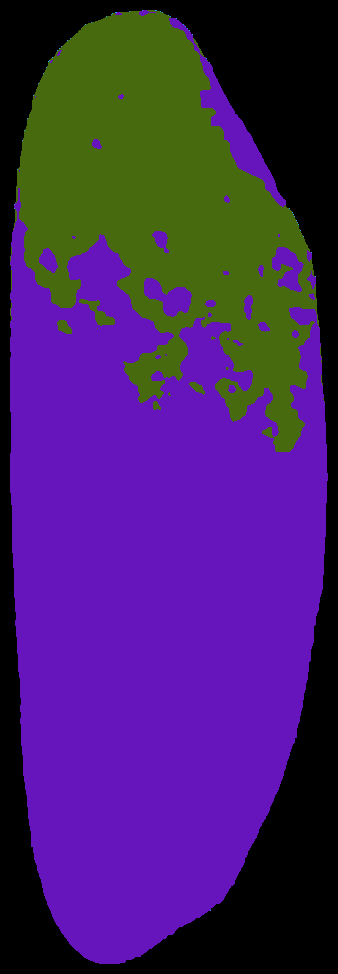
#> input picture data/predictions/DSC00228.JPG.png, 338 x 974 px
$ python normalize_colors.py
#> lines starting #> are read from the running program, lines starting #| are printed output that depends on the picture; after the words box and inside, x2 and y2 are one past the last pixel; in counts of white or black regions, pixels touching at a corner belong together
### src/postprocessing/utils.py
"""
Utility functions for color processing and image manipulation.

This module provides functions to quantize colors, find unique colors,
and replace colors in segmented images.
"""

import cv2
import numpy as np
from sklearn.cluster import KMeans


# [54 lines left out: functions quantize_colors, find_unique_colors, not called in this run]


def replace_color_exact(image, target_color, replacement_color):
    """
    Replace all instances of a target color with a replacement color.

    Args:
        image (numpy.ndarray): Input image in BGR format
        target_color (tuple): BGR values of color to replace (B, G, R)
        replacement_color (tuple): BGR values of replacement color (B, G, R)

    Returns:
        numpy.ndarray: Image with colors replaced (modifies in-place)
    """
    # Ensure colors are in correct format
    target_color = np.array(target_color, dtype=np.uint8)
    replacement_color = np.array(replacement_color, dtype=np.uint8)

    # Create a mask where the target color matches exactly
    mask = np.all(image == target_color, axis=-1)

    # Replace the target color with the replacement color
    image[mask] = replacement_color

    return image


def quantize_to_fixed_palette(image, color_palette):
    """
    Quantize an image to a fixed color palette by assigning each pixel
    to the nearest color in the palette.

    This ensures ALL images use the exact same colors, preventing variations
    in K-means clustering across different images.

    Args:
        image (numpy.ndarray): Input image in BGR format (height, width, 3)
        color_palette (list or numpy.ndarray): Fixed palette of BGR colors to use

    Returns:
        numpy.ndarray: Quantized image using only colors from the palette (uint8, BGR)
    """
    # Ensure palette is numpy array
    palette = np.array(color_palette, dtype=np.float32)

    # Reshape image to list of pixels
    pixels = image.reshape(-1, 3).astype(np.float32)

    # For each pixel, find the nearest color in the palette
    # Using vectorized distance calculation for speed
    quantized_labels = np.zeros(len(pixels), dtype=np.int32)

    for i, pixel in enumerate(pixels):
        # Calculate Euclidean distance to each palette color
        distances = np.sqrt(np.sum((palette - pixel) ** 2, axis=1))
        # Assign to nearest color
        quantized_labels[i] = np.argmin(distances)

    # Map labels back to colors
    quantized_pixels = palette[quantized_labels].astype(np.uint8)
    quantized_image = quantized_pixels.reshape(image.shape)

    return quantized_image


# [18 lines left out: function print_colors_for_inspection, not called in this run]

### src/postprocessing/normalize_colors.py
"""
Script to normalize colors in segmented predictions.

This script takes raw predictions from unsupervised segmentation and normalizes
the colors to a consistent scheme:
- Defect pixels -> dark grey
- Healthy grain pixels -> whitish rice color
- Background (black) -> stays black

Usage:
    1. Run this script with INSPECT_MODE = True to see unique colors
    2. Manually set the color mappings below
    3. Run again with INSPECT_MODE = False to process all images
"""

import os
import cv2
import numpy as np
from utils import (
    quantize_colors,
    quantize_to_fixed_palette,
    find_unique_colors,
    replace_color_exact,
    print_colors_for_inspection
)


# ============================= CONFIGURATION =============================

# Set to True to inspect colors, False to process all images
INSPECT_MODE = False

# Sample image to inspect (used when INSPECT_MODE = True)
SAMPLE_IMAGE = "DSC01902.JPG.png"

# Number of colors to quantize to (typically 3: background, healthy, defect)
N_COLORS = 4

# Define standard output colors (in BGR format)
DEFECT_COLOR_BGR = (99, 96, 90)          # Dark grey for defects
HEALTHY_RICE_COLOR_BGR = (245, 237, 211)  # Whitish rice color for healthy grain
BACKGROUND_COLOR_BGR = (0, 0, 0)         # Black background stays black

# ============================= COLOR MAPPING =============================
# MANUALLY SET THESE AFTER INSPECTING COLORS

# IMPORTANT: This palette MUST match exactly what you see in inspection mode
# These are the ONLY colors that will exist after quantization
COLOR_PALETTE = [
    (0, 0, 0),        # Background - always black
    (14, 106, 70),    # Color 1 - UPDATE after inspection
    (188, 19, 101),   # Color 2 - UPDATE after inspection
    (235, 156, 36),   # Color 3 - UPDATE after inspection
]

# Now specify which colors from the palette are defects vs healthy
# These MUST be colors that exist in COLOR_PALETTE above
DEFECT_COLORS_TO_REPLACE = [
    (14, 106, 70),
    (235, 156, 36)
]

HEALTHY_COLORS_TO_REPLACE = [
    (188, 19, 101),
]

# =========================================================================


# [54 lines left out: function inspect_sample_image, not called in this run]


def normalize_predictions(predictions_dir, output_dir, color_palette,
                         defect_colors, healthy_colors,
                         defect_output_color, healthy_output_color):
    """
    Normalize all predictions by replacing colors according to the mapping.

    Uses a FIXED COLOR PALETTE to ensure all images have identical colors.

    Args:
        predictions_dir (str): Directory containing raw predictions
        output_dir (str): Directory to save normalized predictions
        color_palette (list): Fixed BGR color palette to use for ALL images
        defect_colors (list): List of BGR tuples representing defect colors
        healthy_colors (list): List of BGR tuples representing healthy colors
        defect_output_color (tuple): BGR color to use for defects
        healthy_output_color (tuple): BGR color to use for healthy grain
    """
#> called with predictions_dir = 'data/predictions', output_dir = 'data/predictions-post-processed', defect_output_color = (99, 96, 90), healthy_output_color = (245, 237, 211)
    # Create output directory if it doesn't exist
    os.makedirs(output_dir, exist_ok=True)

    # Validate that defect/healthy colors are in the palette
    palette_set = set(tuple(c) for c in color_palette)
    for color in defect_colors:
        if tuple(color) not in palette_set:
            print(f"WARNING: Defect color {color} not in COLOR_PALETTE!")
    for color in healthy_colors:
        if tuple(color) not in palette_set:
            print(f"WARNING: Healthy color {color} not in COLOR_PALETTE!")

    # Get all image files
    image_files = [f for f in os.listdir(predictions_dir)
                   if f.lower().endswith(('.png', '.jpg', '.jpeg'))]

    print(f"\n{'='*60}")
    print(f"NORMALIZING {len(image_files)} PREDICTIONS")
    print(f"{'='*60}\n")

    print(f"Configuration:")
    print(f"  Fixed color palette: {color_palette}")
    print(f"  Defect colors to replace: {defect_colors}")
    print(f"  Healthy colors to replace: {healthy_colors}")
    print(f"  Output defect color: {defect_output_color}")
    print(f"  Output healthy color: {healthy_output_color}\n")

    processed_count = 0
    skipped_count = 0

    for img_name in image_files:
        img_path = os.path.join(predictions_dir, img_name)

        try:
            # Load image
            img = cv2.imread(img_path)
#> img is the input picture: shape (974, 338, 3); mean B, G, R 103, 32.9, 69.2
            if img is None:
                print(f"  ✗ {img_name}: Could not read")
                skipped_count += 1
                continue

            # Quantize to FIXED palette - ensures all images have exact same colors
            quantized_img = quantize_to_fixed_palette(img, color_palette)

            # Replace defect colors
            for color in defect_colors:
                quantized_img = replace_color_exact(quantized_img, tuple(color), defect_output_color)
#> this loop made 2 passes
#> pass 1, in replace_color_exact, `mask = np.all(image == target_color, axis=-1)`:
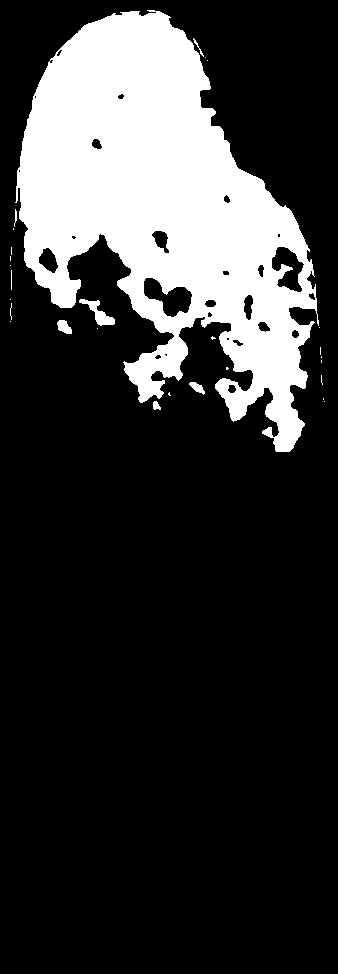
#> mask: shape (974, 338) bool; 21% white; 28 white regions (20 under 20 px), largest, box (x1, y1, x2, y2) and area: (15, 10, 319, 452) 68344, (79, 299, 115, 326) 348, (57, 320, 72, 334) 144
#> pass 1, in normalize_predictions, `quantized_img = replace_color_exact(quantized_img, tuple(color), defec..`:
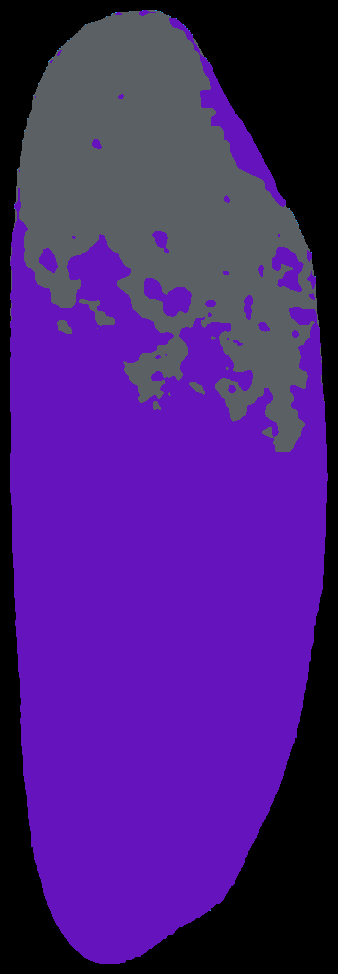
#> quantized_img: shape (974, 338, 3); mean B, G, R 120.8, 30.3, 72.6
#> pass 2, in replace_color_exact (call 2), `mask = np.all(image == target_color, axis=-1)`:
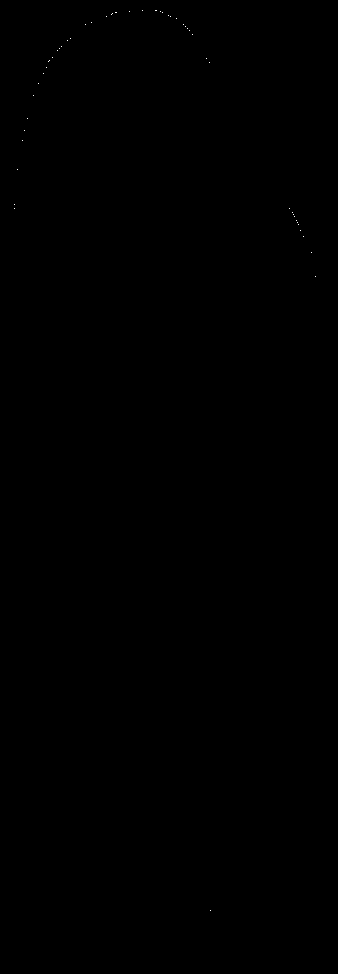
#> mask: shape (974, 338) bool; 0.02% white in thin lines or dots, all inside (x1, y1, x2, y2) = (14, 10, 316, 911)

            # Replace healthy grain colors
            for color in healthy_colors:
                quantized_img = replace_color_exact(quantized_img, tuple(color), healthy_output_color)
#> this loop made 1 pass
#> pass 1, in replace_color_exact (call 3), `mask = np.all(image == target_color, axis=-1)`:
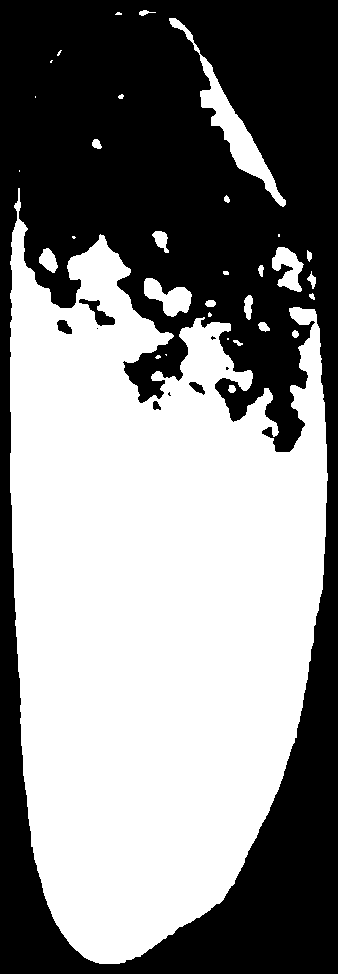
#> mask: shape (974, 338) bool; 53.2% white; 9 black regions (4 under 20 px), largest, box (x1, y1, x2, y2) and area: (0, 0, 338, 974) 153470, (79, 299, 115, 326) 348, (57, 320, 72, 334) 144, (189, 382, 205, 395) 105, (153, 401, 161, 410) 52
#> pass 1, in normalize_predictions, `quantized_img = replace_color_exact(quantized_img, tuple(color), healt..`:
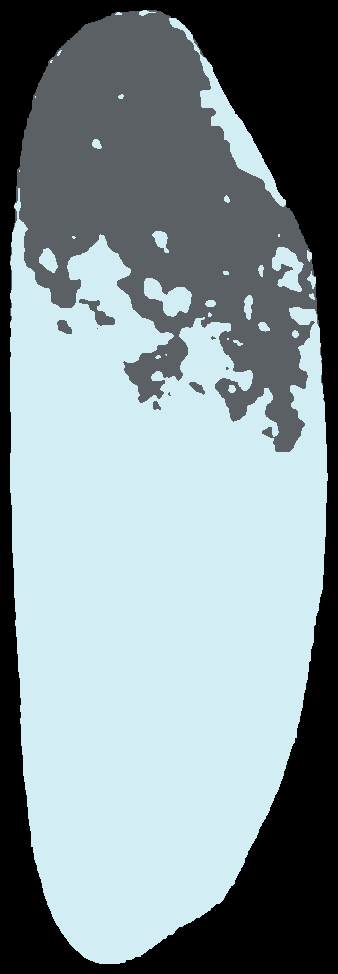
#> quantized_img: shape (974, 338, 3); mean B, G, R 151.1, 146.2, 131.1

            # Save normalized image
            output_path = os.path.join(output_dir, img_name)
            cv2.imwrite(output_path, quantized_img)

            processed_count += 1
            if processed_count % 10 == 0:
                print(f"  Processed {processed_count}/{len(image_files)}...")

        except Exception as e:
            print(f"  ✗ {img_name}: Error - {e}")
            skipped_count += 1
#> pass 2 of the loop in normalize_predictions, `for img_name in image_files:`:
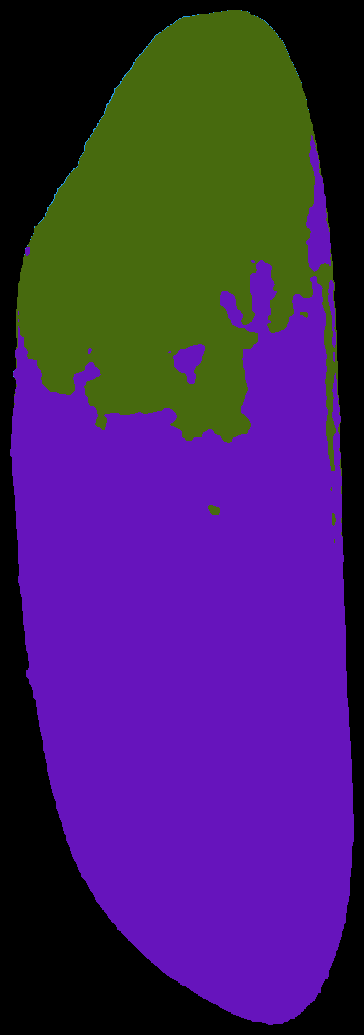
#> input picture data/predictions/DSC01529.JPG.png, 364 x 1035 px
#> in normalize_predictions, img is the input picture: shape (1035, 364, 3); mean B, G, R 96.4, 35, 67.2
#> quantized_image: shape (1035, 364, 3)
#> the loop in normalize_predictions, `for color in defect_colors:` made 2 passes
#> pass 1, in replace_color_exact (call 4), `mask = np.all(image == target_color, axis=-1)`:
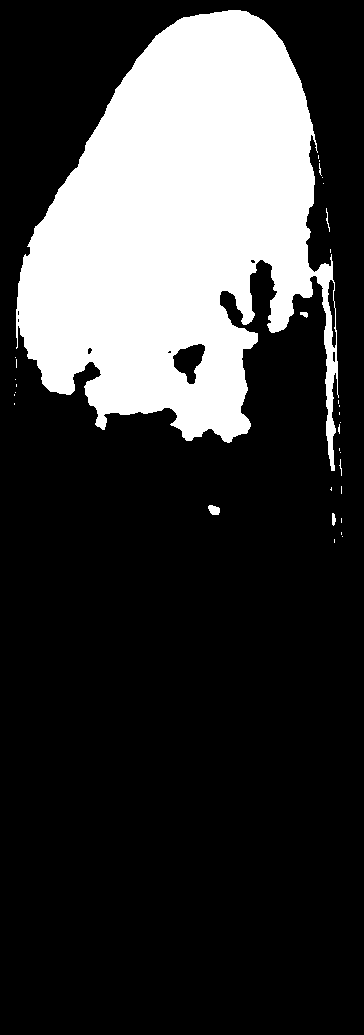
#> mask: shape (1035, 364) bool; 23.6% white; 32 white regions (27 under 20 px), largest, box (x1, y1, x2, y2) and area: (16, 10, 339, 471) 88692, (208, 505, 220, 515) 92, (332, 513, 336, 526) 40, (300, 312, 308, 318) 33, (326, 208, 330, 232) 30
#> the loop in normalize_predictions, `for color in healthy_colors:` made 1 pass
#> pass 1, in normalize_predictions, `quantized_img = replace_color_exact(quantized_img, tuple(color), healt..`:
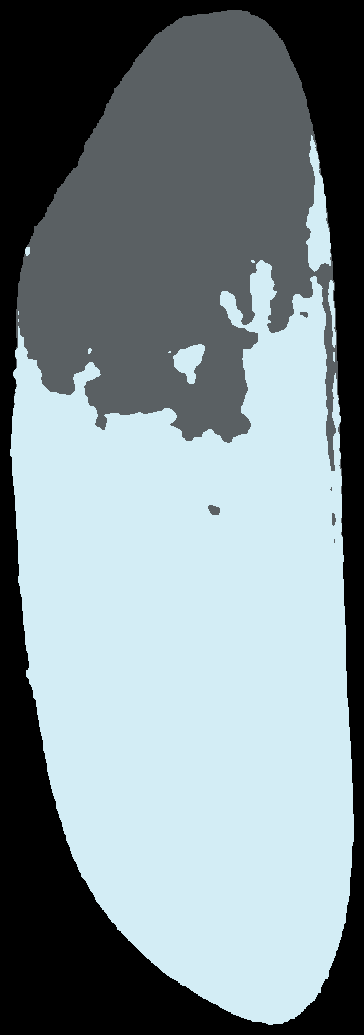
#> quantized_img: shape (1035, 364, 3); mean B, G, R 144.6, 139.9, 125.6
#> pass 3 of the loop in normalize_predictions, `for img_name in image_files:`:
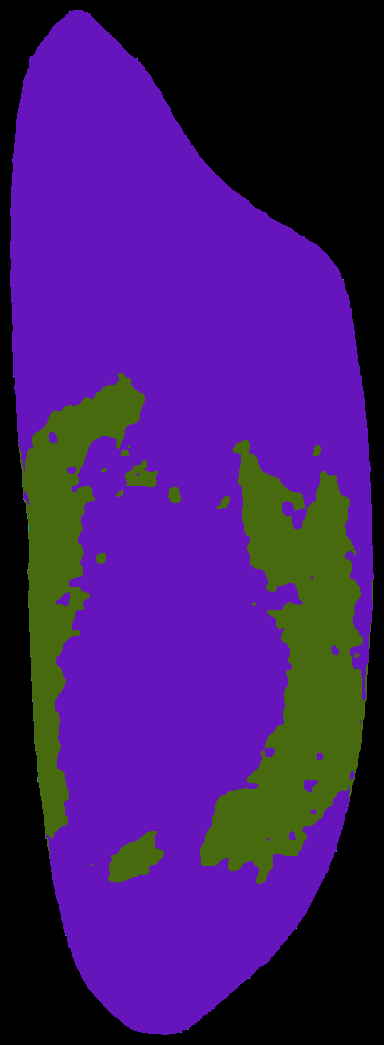
#> input picture data/predictions/DSC01900.JPG.png, 384 x 1045 px
#> in normalize_predictions, img is the input picture: shape (1045, 384, 3); mean B, G, R 105.9, 26.1, 66.4
#> quantized_image: shape (1045, 384, 3)
#> the loop in normalize_predictions, `for color in defect_colors:` made 2 passes
#> pass 1, in replace_color_exact (call 7), `mask = np.all(image == target_color, axis=-1)`:
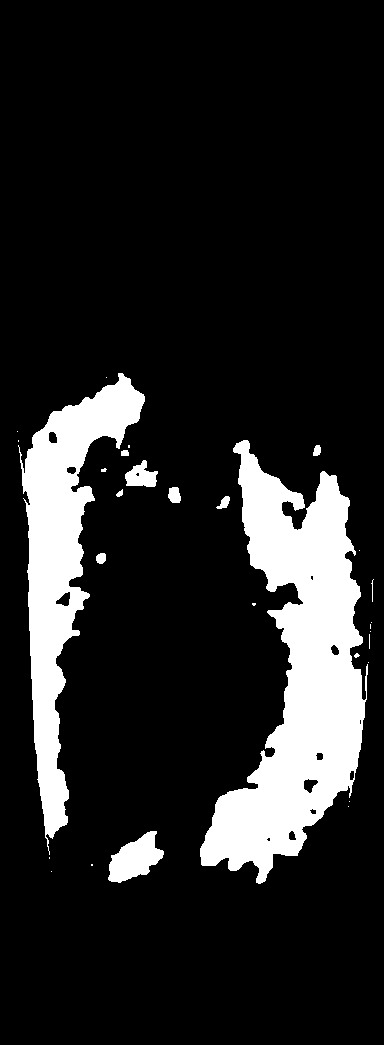
#> mask: shape (1045, 384) bool; 14.2% white; 29 white regions (18 under 20 px), largest, box (x1, y1, x2, y2) and area: (200, 440, 368, 884) 34461, (18, 373, 145, 855) 19719, (108, 831, 164, 883) 1673
#> the loop in normalize_predictions, `for color in healthy_colors:` made 1 pass
#> pass 1, in normalize_predictions, `quantized_img = replace_color_exact(quantized_img, tuple(color), healt..`:
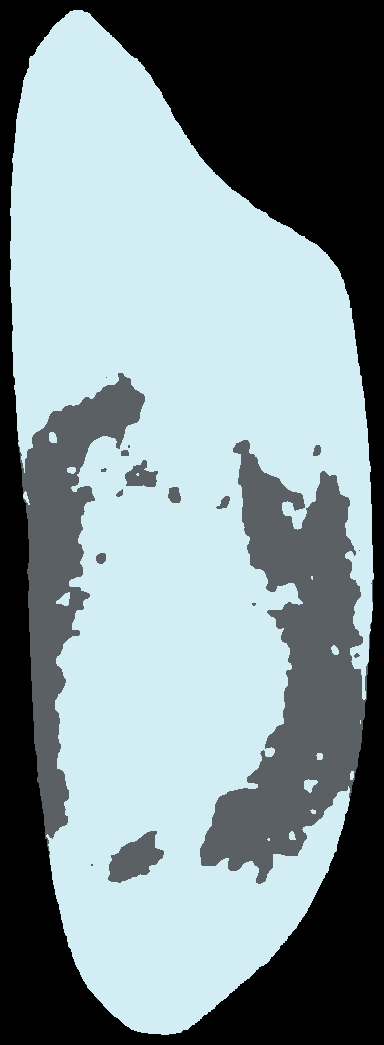
#> quantized_img: shape (1045, 384, 3); mean B, G, R 149.4, 144.6, 129.3

    print(f"\n{'='*60}")
    print(f"COMPLETED")
    print(f"{'='*60}")
    print(f"  ✓ Successfully processed: {processed_count}")
    print(f"  ✗ Skipped: {skipped_count}")
    print(f"  Output directory: {output_dir}\n")


def main():
    """Main execution function."""
    # Set up paths
    base_dir = os.path.dirname(os.path.dirname(os.path.dirname(os.path.abspath(__file__))))
    predictions_dir = os.path.join(base_dir, "data", "predictions")
    output_dir = os.path.join(base_dir, "data", "predictions-post-processed")

    if INSPECT_MODE:
        # Inspection mode: analyze sample image to identify colors
        palette = inspect_sample_image(predictions_dir, SAMPLE_IMAGE, N_COLORS)
        print("\n" + "="*60)
        print("NEXT STEPS:")
        print("="*60)
        print("1. Open the quantized sample image")
        print("2. Copy the COLOR_PALETTE list shown above")
        print("3. Update COLOR_PALETTE in the script configuration")
        print("4. Update DEFECT_COLORS_TO_REPLACE and HEALTHY_COLORS_TO_REPLACE")
        print("   (these must be colors from the COLOR_PALETTE)")
        print("5. Set INSPECT_MODE = False")
        print("6. Run this script again to process all images")
        print("\nIMPORTANT: The COLOR_PALETTE ensures ALL images use the EXACT same colors!\n")
    else:
        # Processing mode: normalize all predictions
        if not DEFECT_COLORS_TO_REPLACE and not HEALTHY_COLORS_TO_REPLACE:
            print("\nERROR: Color mappings not configured!")
            print("Please set DEFECT_COLORS_TO_REPLACE and HEALTHY_COLORS_TO_REPLACE")
            print("Run with INSPECT_MODE = True first to identify colors.\n")
            return

        normalize_predictions(
            predictions_dir=predictions_dir,
            output_dir=output_dir,
            color_palette=COLOR_PALETTE,
            defect_colors=DEFECT_COLORS_TO_REPLACE,
            healthy_colors=HEALTHY_COLORS_TO_REPLACE,
            defect_output_color=DEFECT_COLOR_BGR,
            healthy_output_color=HEALTHY_RICE_COLOR_BGR
        )


if __name__ == "__main__":
    main()
